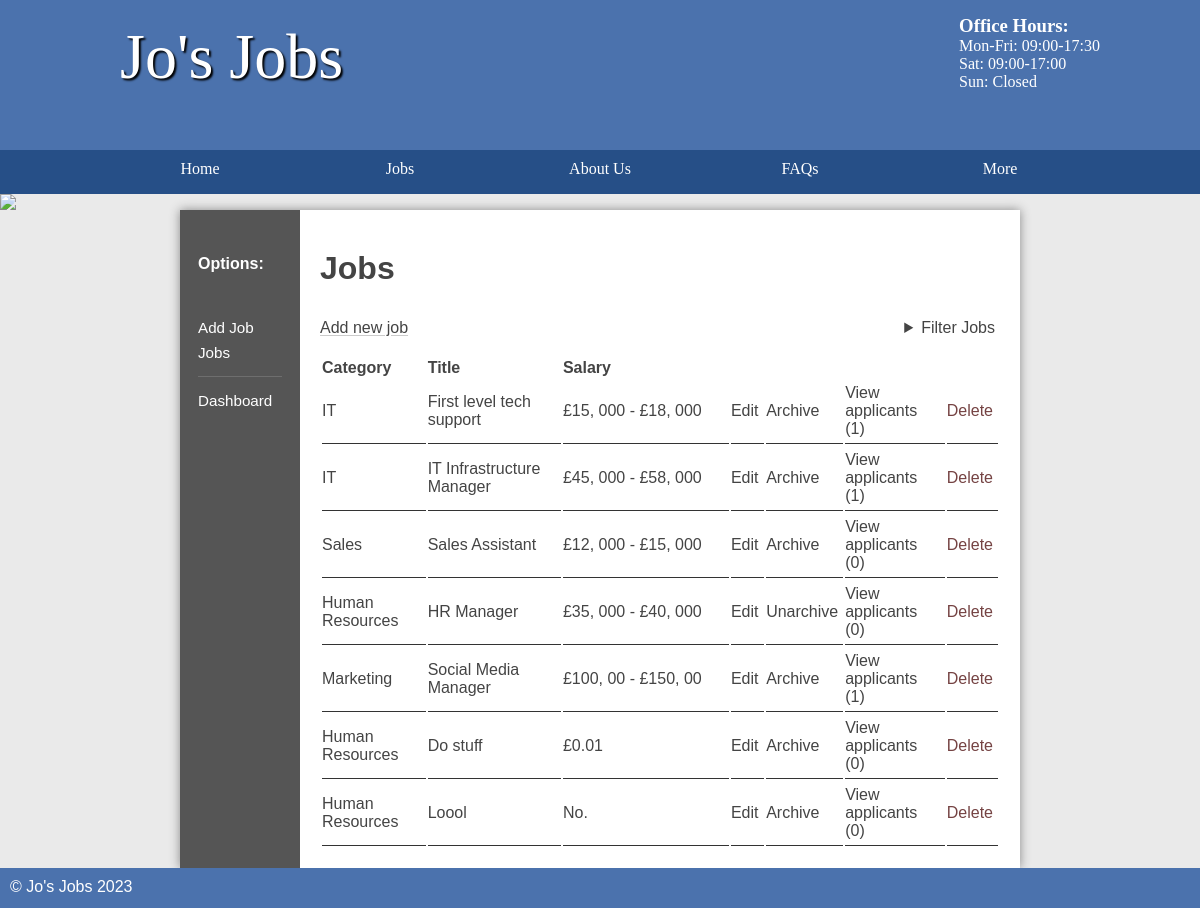
Screenshot of /jobs/public/index.php (signed in) with the database file from the repository.
### tables this page shows
CREATE TABLE `job` (
  `id` int(11) NOT NULL AUTO_INCREMENT,
  `title` varchar(45) DEFAULT NULL,
  `description` longblob DEFAULT NULL,
  `salary` varchar(45) DEFAULT NULL,
  `closingDate` date DEFAULT NULL,
  `categoryId` int(11) DEFAULT NULL,
  `location` varchar(255) DEFAULT NULL,
  `archived` tinyint(1) DEFAULT 0,
  `accountId` int(11) DEFAULT NULL,
  PRIMARY KEY (`id`)
);

CREATE TABLE `category` (
  `id` int(11) NOT NULL AUTO_INCREMENT,
  `name` varchar(45) DEFAULT NULL,
  PRIMARY KEY (`id`)
);

### jobs/classes/Page.php (called while the page is built, shortened)
<?php
class Page {
    public Database $db;
    public function __construct(Database $db) {
        $this->db = $db;
    }
    public function userInfo(): array|null {
        return $this->db->account->select(['id' => $_SESSION['loggedIn']]);
    }
    public function param(string $name, $required = false): string|null {
        $param = $_GET[$name] ?? $_POST[$name] ?? null;
        return $param;
    }
    public function createHead(string $title) {
        $this->renderTemplate('topsection', compact('title'));
    }
    public function renderTemplate(string $template, array $data = []) {
        extract($data);
        require "../templates/$template.html.php";
    }
    public function renderPage(string $page, string $title = null, array $data = []) {
        $this->createHead(ucwords(str_replace('/', ' ', $title ?? $page)));
        extract($data);
        require "../pages/$page.php";
    }
}

### jobs/controllers/Jobs.php (called while the page is built, shortened)
<?php
class Jobs extends Page {
    protected $subpage;
    protected $adminPage;
    public function __construct(Database $db, array $uriSegment) {
        $this->uriSegments = $uriSegment;
        $this->adminPage = $this->uriSegments[1] == 'admin';
        $this->subpage = $this->uriSegments[$this->adminPage ? 3 : 2] ?? '';
        $this->dispatchMethod();
    }
    protected function dispatchMethod() {
        $jobId = $this->param('id');
        $this->jobsPage($jobId);
    }
    public function jobsPage($jobId) {
        if ($this->adminPage)
            return $this->renderPage('admin/jobs', 'Jobs', [
                'jobId' => $jobId,
                'subpage' => $this->subpage
            ]);
    }
    public function leftSection($jobId) {
        $this->renderTemplate('leftsection-staff-jobs', [
            'jobId' => $jobId,
            'subpage' => $this->subpage,
        ]);
    }
}

### jobs/controllers/Admin.php (called while the page is built, shortened)
<?php
class Admin extends Page {
    protected $uriSegments;
    protected $subpage;
    public function __construct(Database $db) {
        $this->uriSegments = explode('/', explode('?', $_SERVER['REQUEST_URI'])[0]);
        $this->subpage = $this->uriSegments[2] ?? '';
        $this->dispatchMethod();
    }
    protected function dispatchMethod() {
        $class = '\\Controllers\\' . ucfirst($this->subpage);
        if (class_exists($class))
            return new $class($this->db, $this->uriSegments);
    }
}

### jobs/classes/EntryPoint.php (called while the page is built, shortened)
<?php
class EntryPoint {
    public Database $db;
    public array $uriSegments;
    public function __construct(Database $db = null) {
        $this->db = $db ?? new Database('student', 'student', 'job');
        $this->uriSegments = explode('/', explode('?', $_SERVER['REQUEST_URI'])[0]);;
    }
    public function run() {
        $location = $this->uriSegments[1] ?? '';
        $controllerPath = '\\Controllers\\' . ucfirst($location);
        if (!class_exists($controllerPath))
            $controller = new \Controllers\Home($this->db);
        else {
            $controller = new $controller($this->db, $this->uriSegments);
        }
        include '../templates/footer.html.php';
    }
}

### jobs/public/index.php (called while the page is built, shortened)
<?php
$entryPoint = new Classes\EntryPoint();
$entryPoint->run();

### jobs/classes/Database.php (called while the page is built, shortened)
<?php
class Database extends stdClass {
    public function __construct($user, $password, $dbname, $host = "mysql") {
        $this->pdo = new PDO("mysql:host=$host;dbname=$dbname", $user, $password);
    }
    public function __get($name) {
        return $this->$name;
    }
}

### jobs/classes/Table.php (called while the page is built, shortened)
<?php
class Table {
    private $pdo;
    private $table;
    public function __construct($pdoInstance, $table) {
        $this->pdo = $pdoInstance;
        $this->table = $table;
    }
    public function select(array|string $binds = [], array|string $items = '*') {
        return $this->selector($binds, $items)->fetch();
    }
    public function search(array $binds, array $additionalBinds = []) {
        $query = "SELECT * FROM $this->table WHERE ";
        foreach ($binds as $key => $value)
            $query .= "$key LIKE :$key AND ";
        $query = substr($query, 0, -5);
        $query = $this->combine($additionalBinds, $query, 'AND');
        $statement = $this->bind($binds, $query, $additionalBinds);
        $statement->execute();
        return $statement->fetchAll();
    }
    private function combine($binds, $query, $keyword, $debugMode = false): string {
        if (is_string($binds))
            $query .= " $binds ";
        else if (!empty($binds)) {
            $query .= " $keyword ";
            foreach ($binds as $key => $value)
                $query .= is_int($key) ? " $value " : " $key = :$key ";
        }
        return $query;
    }
    private function bindAndExecute($binds, $query, $values = [], $keyword = 'WHERE', $debugMode = false) {
        $query = $this->combine($binds, $query, $keyword, $debugMode);
        $statement = $this->pdo->prepare($query);
        if (is_array($binds))
            foreach ($binds as $key => $value)
                if (!is_int($key))
                    $statement->bindValue($key, $value);
        $statement->execute();
        return $statement;
    }
    private function selector($binds, $items) {
        $query = "SELECT ";
        $query .= "$items FROM $this->table";
        $statement = $this->bindAndExecute($binds, $query);
        return $statement;
    }
    private function bind($binds, $query, $additionalBinds = []){
        $statement = $this->pdo->prepare($query);
        foreach ($binds as $key => $value)
            $statement->bindValue($key, $value);
        return $statement;
    }
}

### jobs/pages/admin/jobs.php (the view)
<?php
$categoryId = $this->param('category');
$location = $this->param('location');
$user = $this->userInfo();
?>
<main class="sidebar">
	<?php $this->leftSection($jobId, $subpage); ?>
	<section class="right">
		<h2>Jobs</h2>
		<div class="tablemenu">
			<a class="new" href="/admin/jobs/modify">Add new job</a>
			<?php $this->renderTemplate('jobfilter'); ?>
		</div>
		<table>
			<thead>
				<tr>
					<th>Category</th>
					<th>Title</th>
					<th style="width: 25%">Salary</th>
					<th style="width: 5%">&nbsp;</th>
					<th style="width: 5%">&nbsp;</th>
					<th style="width: 15%">&nbsp;</th>
					<th style="width: 5%">&nbsp;</th>
				</tr>
			</thead>
			<tbody>
				<?php
				$binds = [];
				if ($categoryId)
					$binds = $user['isAdmin'] ? ['categoryId' => $categoryId] : ['categoryId' => $categoryId, 'AND', 'accountId' => $user['id']];
				else
					$binds = $user['isAdmin'] ? [] : ['accountId' => $user['id']];
				$jobs = $this->db->job->search(['location' => $location ? "%$location%" : "%"], $binds);
				foreach ($jobs as $job) {
					$applicantCount = $this->db->applicant->select(['jobId' => $job['id']], 'count(*) as count');
					$category = $this->db->category->select(['id' => $job['categoryId']]);
				?>
					<tr>
						<td><?= $category['name'] ?></td>
						<td><?= $job['title'] ?></td>
						<td><?= is_numeric(substr($job['salary'], 0, 1)) ? '£' . $job['salary'] : $job['salary'] ?></td>
						<td><a href="/admin/jobs/modify?id=<?= $job['id'] ?>">Edit</a></td>
						<?php if ($job['archived']) { ?>
							<td><a href="?action=unarchive&id=<?= $job['id'] ?>">Unarchive</a></td>
						<?php } else { ?>
							<td><a href="?action=archive&id=<?= $job['id'] ?>">Archive</a></td>
						<?php } ?>
						<td><a style="float: right" href="/admin/jobs/applicants?id=<?= $job['id'] ?>">View applicants (<?= $applicantCount['count'] ?>)</a></td>
						<td><a style="float: right" href="?action=delete&id=<?= $job['id'] ?>" class="link delete" data-confirm="Are you sure you want to delete this job?">Delete</a></td>
					</tr>
				<?php } ?>
			</tbody>
		</table>
	</section>
</main>

### jobs/templates/topsection.html.php (shortened to what this page needs)
<!DOCTYPE html>
<html>
<head>
    <link rel="stylesheet" href="/static/styles.css" />
</head>
<header>
    <section>
        <aside>
            <h3>Office Hours:</h3>
            <p>Mon-Fri: 09:00-17:30</p>
            <p>Sat: 09:00-17:00</p>
            <p>Sun: Closed</p>
        </aside>
        <h1>Jo's Jobs</h1>
    </section>
</header>
<nav>
    <ul>
        <li><a href="/">Home</a></li>
        <li>
            <a href="/jobs">Jobs</a>
            <div class="menudropdown">
                <section>
                    <h3>Category</h3>
                </section>
                <section>
                    <h3>Location</h3>
                </section>
            </div>
        </li>
        <li><a href="/about">About Us</a></li>
        <li><a href="/faqs">FAQs</a></li>
        <li>
            <a>More</a>
        </li>
    </ul>
</nav>
<img src="/images/randombanner.php" />

### jobs/templates/leftsection-staff-jobs.html.php (shortened to what this page needs)
<section class="left">
    <h3>Options:</h3>
    <ul>
        <li><a href="/admin/jobs/modify" class="<?= $subpage == 'modify' && !$jobId ? 'current' : '' ?>">Add Job</a></li>
        <li><a href="/admin/jobs" class="<?= !$subpage ? 'current' : '' ?>">Jobs</a></li>
        <hr>
        <li><a href="/admin">Dashboard</a></li>
    </ul>
</section>

### jobs/templates/jobfilter.html.php (shortened to what this page needs)
<?php
$location = $this->param('location');
?>
<details class="filter">
    <summary>Filter Jobs</summary>
</details>

### jobs/templates/footer.html.php
<footer>
    &copy; Jo's Jobs <?= date('Y'); ?>
</footer>

### jobs/public/static/styles.css (style rules this page uses)
* { margin: 0; padding: 0; box-sizing: border-box; }
html { font-family: 'Oxygen-Regular', verdana, sans-serif; }
header { background-color: #4b72ad; color: white; height: 200px; height: 150px; }
header p { margin-bottom: auto; }
header aside { float: right; margin-top: 15px; }
header section { width: 1000px; display: block; margin: auto; }
header h1 { float: left; margin-left: 20px; }
nav { width: 100%; background-color: #264f87; overflow: auto; }
body>img { width: 100%; display: block; }
nav ul { width: 1000px; margin: auto; display: flex; list-style-type: none; }
nav ul li { width: 25%; float: left; overflow: auto; text-align: center; }
nav li { color: white; padding-top: 10px; display: block; }
nav li a { color: white; text-decoration: none }
a:not([href]) { cursor: default; }
main :is(section.left h3, ul) { margin-left: 3em; margin-left: 10%; margin: 0; }
main :is(section.left h3, section.left:not(.categories) ul > li > a, section.left.categories ul > li) { padding-left: 15%; padding-top: 4px; padding-bottom: 4px; }
main section.left h3 { font-size: inherit; margin-top: 1em; margin-bottom: 2em; }
main section.left ul>li { margin-bottom: .5em; }
main a { color: #333; }
nav { font-family: 'Oxygen-Regular'; }
header section { display: block; font-family: 'Oxygen-Regular', cursive; }
header h1 { font-weight: normal; }
h1 { font-size: 4em; color: white; text-align: center; padding-top: 20px; text-shadow: 2px 2px 2px #000; }
main { min-height: 50vh; background-color: #fff; width: 70vw; display: table; margin: auto; box-shadow: 0px 0px 10px #888; color: #444; }
footer { min-height: 5vh; color: white; }
main h2 { font-size: 2em; margin-top: 20px; }
p, li, h2 { margin-bottom: 1em; }
footer { background-color: #4b72ad; padding: 10px; color: white; }
.left ul { list-style-type: none }
section a { color: #444; }
table { width: 100%; margin-top: 20px; }
td { padding: 5px; border-bottom: 1px solid #333; }
.stock, .sidebar { display: table; }
.stock>ul, .sidebar .left { width: 10vw; list-style-type: none; display: table-cell; background-color: #555; margin: 0; }
.sidebar .left ul>li { font-size: 95%; }
.stock .products, .sidebar .right { display: table-cell; padding: 20px; }
.stock>ul a, .sidebar .left :is(h3, a) { text-decoration: none; }
.stock>ul a, .sidebar .left :is(h3, a:not(.current)) { color: white; }
.sidebar .left h3 { position: relative; transform: translateY(-10px); }
.right { padding: 20px; }
thead th { text-align: left; }
table td { padding-left: 0; }
.link.delete { color: #573232; color: #754343; }
.link { all: unset; cursor: pointer; }
:is(section a, .link) { text-decoration: underline #44444447; text-underline-offset: 2px; transition: text-decoration-color, color 0.2s; }
table td :is(a, .link) { text-decoration: none; }
.tablemenu, .tablemenu>details { display: flex; justify-content: space-between; }
.tablemenu>details>summary { margin-right: 5px; }
.menudropdown, li>details>summary+div { max-height: 400px; position: absolute; overflow: hidden; background-color: #264f87; transition: max-height .5s; display: flex; padding: 0 3em 1em 3em; gap: 30px; }
.menudropdown h3 { float: none; text-align: left; width: auto; padding-bottom: 5px; font-size: 80%; opacity: .4; padding-top: 15px; padding-bottom: 1em; }
.menudropdown>section>h3 { margin: 10px 0; }
details>summary { cursor: pointer; }
.left ul hr { border: none; margin: 15px 15% 15px 15%; background: #fff; height: 1px; opacity: .15; }

### rows the page displays
job: categoryId.name "IT", title "First level tech support", salary "£15, 000 - £18, 000", count "1"
job: categoryId.name "IT", title "IT Infrastructure Manager", salary "£45, 000 - £58, 000", count "1"
job: categoryId.name "Sales", title "Sales Assistant", salary "£12, 000 - £15, 000", count "0"
job: categoryId.name "Human Resources", title "HR Manager", salary "£35, 000 - £40, 000", count "0"
job: categoryId.name "Marketing", title "Social Media Manager", salary "£100, 00 - £150, 00", count "1"
job: categoryId.name "Human Resources", title "Do stuff", salary "£0.01", count "0"
job: categoryId.name "Human Resources", title "Loool", salary "No.", count "0"
